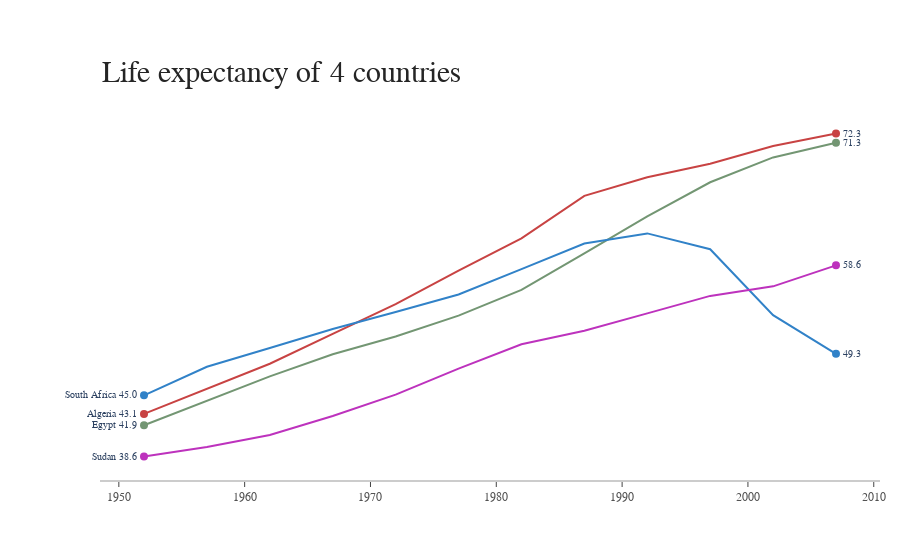

Source (notebook cell):
### Markdown cell above
## Task 4 (30 minutes)

Create a similar plot for the life expectancy data. Highlight the country you found most interesting.

Think carefully about the order in which you make changes. Only change one thing at a time such that the cell runs without error and produces a plot at any time!

### Code cell
title = "Life expectancy of 4 countries"
labels = list(df['country'].unique())
colors = ["rgb(200,67,67)", "rgb(115,150,115)", "rgb(49,130,200)", "rgb(189,50,189)"]

mode_size = [8, 8, 8, 8]
line_size = [2, 2, 2, 2]

x_data = list(df['year'])

# y_data = [df[df['country']==labels[0]]['lifeExp'].to_list(),
#             df[df['country']==labels[1]]['lifeExp'].to_list(),
#             df[df['country']==labels[2]]['lifeExp'].to_list(),
#             df[df['country']==labels[3]]['lifeExp'].to_list()]

y_data = df.pivot(index="year", columns="country", values="lifeExp").T.values

fig = go.Figure()

for i in range(4):
    fig.add_trace(
        go.Scatter(
            x=x_data,
            y=y_data[i],
            mode="lines",
            name=labels[i],
            line={"color": colors[i], "width": line_size[i]},
            connectgaps=True,
        )
    )

    # endpoints
    fig.add_trace(
        go.Scatter(
            x=[x_data[0], x_data[-1]],
            y=[y_data[i][0], y_data[i][-1]],
            mode="markers",
            marker={"color": colors[i], "size": mode_size[i]},
        )
    )

fig.update_layout(
    xaxis={
        "showline": True,
        "showgrid": False,
        "showticklabels": True,
        "linecolor": "rgb(204, 204, 204)",
        "linewidth": 2,
        "ticks": "outside",
        "tickfont": {
            "family": "Arial",
            "size": 12,
            "color": "rgb(82, 82, 82)",
        },
    },
    yaxis={
        "showgrid": True,
        "zeroline": False,
        "showline": False,
        "showticklabels": False,
    },
    autosize=False,
    margin={
        "autoexpand":False,
        "l":100,
        "r":20,
        "t":110,
    },
    showlegend= False,
    plot_bgcolor="white",
)

annotations = []

# Adding labels
for y_trace, label, color in zip(y_data, labels, colors):
    # labeling the left_side of the plot
    annotations.append(
        {
            "xref": "paper",
            "x": 0.05,
            "y": y_trace[0],
            "xanchor": "right",
            "yanchor": "middle",
            "text": label + " {}".format(np.round(y_trace[0],1)),
            "font": {"family": "Arial", "size": 10},
            "showarrow": False,
        }
    )
    # labeling the right_side of the plot
    annotations.append(
        {
            "xref": "paper",
            "x": 0.95,
            "y": y_trace[11],
            "xanchor": "left",
            "yanchor": "middle",
            "text": "{}".format(np.round(y_trace[11],1)),
            "font": {"family": "Arial", "size" :10},
            "showarrow": False,
            }
    )
# Title
annotations.append(
    {
        "xref": "paper",
        "yref": "paper",
        "x": 0.0,
        "y": 1.05,
        "xanchor": "left",
        "yanchor": "bottom",
        "text": title,
        "font": {"family": "Arial", "size": 30, "color": "rgb(37,37,37)"},
        "showarrow": False,
    }
)
# 

fig.update_layout(annotations=annotations)

fig.show()

### Figure 1 — Plotly figure (JSON) as saved in the notebook; plotly's stock layout.template omitted (floating-point values rounded to 4 significant figures)
{"data": [{"connectgaps": true, "line": {"color": "rgb(200,67,67)", "width": 2}, "mode": "lines", "name": "Algeria", "type": "scatter", "x": [1952, 1957, 1962, 1967, 1972, 1977, 1982, 1987, 1992, 1997, 2002, 2007, 1952, 1957, 1962, 1967, 1972, 1977, 1982, 1987, 1992, 1997, 2002, 2007, 1952, 1957, 1962, 1967, 1972, 1977, 1982, 1987, 1992, 1997, 2002, 2007, 1952, 1957, 1962, 1967, 1972, 1977, 1982, 1987, 1992, 1997, 2002, 2007], "y": [43.08, 45.69, 48.3, 51.41, 54.52, 58.01, 61.37, 65.8, 67.74, 69.15, 70.99, 72.3]}, {"marker": {"color": "rgb(200,67,67)", "size": 8}, "mode": "markers", "type": "scatter", "x": [1952, 2007], "y": [43.08, 72.3]}, {"connectgaps": true, "line": {"color": "rgb(115,150,115)", "width": 2}, "mode": "lines", "name": "Egypt", "type": "scatter", "x": [1952, 1957, 1962, 1967, 1972, 1977, 1982, 1987, 1992, 1997, 2002, 2007, 1952, 1957, 1962, 1967, 1972, 1977, 1982, 1987, 1992, 1997, 2002, 2007, 1952, 1957, 1962, 1967, 1972, 1977, 1982, 1987, 1992, 1997, 2002, 2007, 1952, 1957, 1962, 1967, 1972, 1977, 1982, 1987, 1992, 1997, 2002, 2007], "y": [41.89, 44.44, 46.99, 49.29, 51.14, 53.32, 56.01, 59.8, 63.67, 67.22, 69.81, 71.34]}, {"marker": {"color": "rgb(115,150,115)", "size": 8}, "mode": "markers", "type": "scatter", "x": [1952, 2007], "y": [41.89, 71.34]}, {"connectgaps": true, "line": {"color": "rgb(49,130,200)", "width": 2}, "mode": "lines", "name": "South Africa", "type": "scatter", "x": [1952, 1957, 1962, 1967, 1972, 1977, 1982, 1987, 1992, 1997, 2002, 2007, 1952, 1957, 1962, 1967, 1972, 1977, 1982, 1987, 1992, 1997, 2002, 2007, 1952, 1957, 1962, 1967, 1972, 1977, 1982, 1987, 1992, 1997, 2002, 2007, 1952, 1957, 1962, 1967, 1972, 1977, 1982, 1987, 1992, 1997, 2002, 2007], "y": [45.01, 47.98, 49.95, 51.93, 53.7, 55.53, 58.16, 60.83, 61.89, 60.24, 53.37, 49.34]}, {"marker": {"color": "rgb(49,130,200)", "size": 8}, "mode": "markers", "type": "scatter", "x": [1952, 2007], "y": [45.01, 49.34]}, {"connectgaps": true, "line": {"color": "rgb(189,50,189)", "width": 2}, "mode": "lines", "name": "Sudan", "type": "scatter", "x": [1952, 1957, 1962, 1967, 1972, 1977, 1982, 1987, 1992, 1997, 2002, 2007, 1952, 1957, 1962, 1967, 1972, 1977, 1982, 1987, 1992, 1997, 2002, 2007, 1952, 1957, 1962, 1967, 1972, 1977, 1982, 1987, 1992, 1997, 2002, 2007, 1952, 1957, 1962, 1967, 1972, 1977, 1982, 1987, 1992, 1997, 2002, 2007], "y": [38.63, 39.62, 40.87, 42.86, 45.08, 47.8, 50.34, 51.74, 53.56, 55.37, 56.37, 58.56]}, {"marker": {"color": "rgb(189,50,189)", "size": 8}, "mode": "markers", "type": "scatter", "x": [1952, 2007], "y": [38.63, 58.56]}], "layout": {"annotations": [{"font": {"family": "Arial", "size": 10}, "showarrow": false, "text": "Algeria 43.1", "x": 0.05, "xanchor": "right", "xref": "paper", "y": 43.08, "yanchor": "middle"}, {"font": {"family": "Arial", "size": 10}, "showarrow": false, "text": "72.3", "x": 0.95, "xanchor": "left", "xref": "paper", "y": 72.3, "yanchor": "middle"}, {"font": {"family": "Arial", "size": 10}, "showarrow": false, "text": "Egypt 41.9", "x": 0.05, "xanchor": "right", "xref": "paper", "y": 41.89, "yanchor": "middle"}, {"font": {"family": "Arial", "size": 10}, "showarrow": false, "text": "71.3", "x": 0.95, "xanchor": "left", "xref": "paper", "y": 71.34, "yanchor": "middle"}, {"font": {"family": "Arial", "size": 10}, "showarrow": false, "text": "South Africa 45.0", "x": 0.05, "xanchor": "right", "xref": "paper", "y": 45.01, "yanchor": "middle"}, {"font": {"family": "Arial", "size": 10}, "showarrow": false, "text": "49.3", "x": 0.95, "xanchor": "left", "xref": "paper", "y": 49.34, "yanchor": "middle"}, {"font": {"family": "Arial", "size": 10}, "showarrow": false, "text": "Sudan 38.6", "x": 0.05, "xanchor": "right", "xref": "paper", "y": 38.63, "yanchor": "middle"}, {"font": {"family": "Arial", "size": 10}, "showarrow": false, "text": "58.6", "x": 0.95, "xanchor": "left", "xref": "paper", "y": 58.56, "yanchor": "middle"}, {"font": {"color": "rgb(37,37,37)", "family": "Arial", "size": 30}, "showarrow": false, "text": "Life expectancy of 4 countries", "x": 0, "xanchor": "left", "xref": "paper", "y": 1.05, "yanchor": "bottom", "yref": "paper"}], "autosize": false, "margin": {"autoexpand": false, "l": 100, "r": 20, "t": 110}, "plot_bgcolor": "white", "showlegend": false, "xaxis": {"linecolor": "rgb(204, 204, 204)", "linewidth": 2, "showgrid": false, "showline": true, "showticklabels": true, "tickfont": {"color": "rgb(82, 82, 82)", "family": "Arial", "size": 12}, "ticks": "outside"}, "yaxis": {"showgrid": true, "showline": false, "showticklabels": false, "zeroline": false}}}
